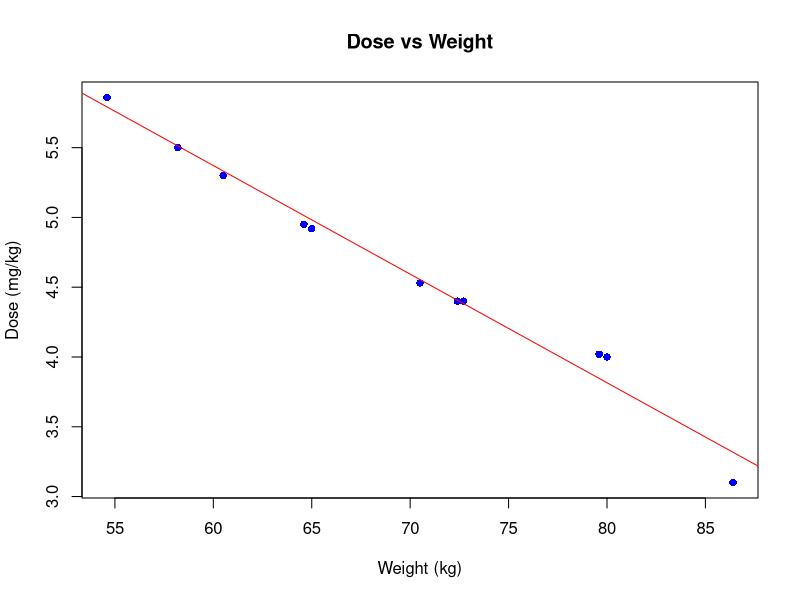

The R script that drew this image:
#Activity 1
# Load dataset
data(Theoph)

# Create model (Weight vs Dose)
model <- lm(Dose ~ Wt, data = Theoph)

# Show model
print(model)

# Summary
summary(model)

# Visualization
plot(Theoph$Wt, Theoph$Dose,
     main = "Dose vs Weight",
     xlab = "Weight (kg)",
     ylab = "Dose (mg/kg)",
     col = "blue", pch = 16)

abline(model, col = "red")

# Prediction
new_weight <- data.frame(Wt = c(90, 95, 100))
predict(model, new_weight)
